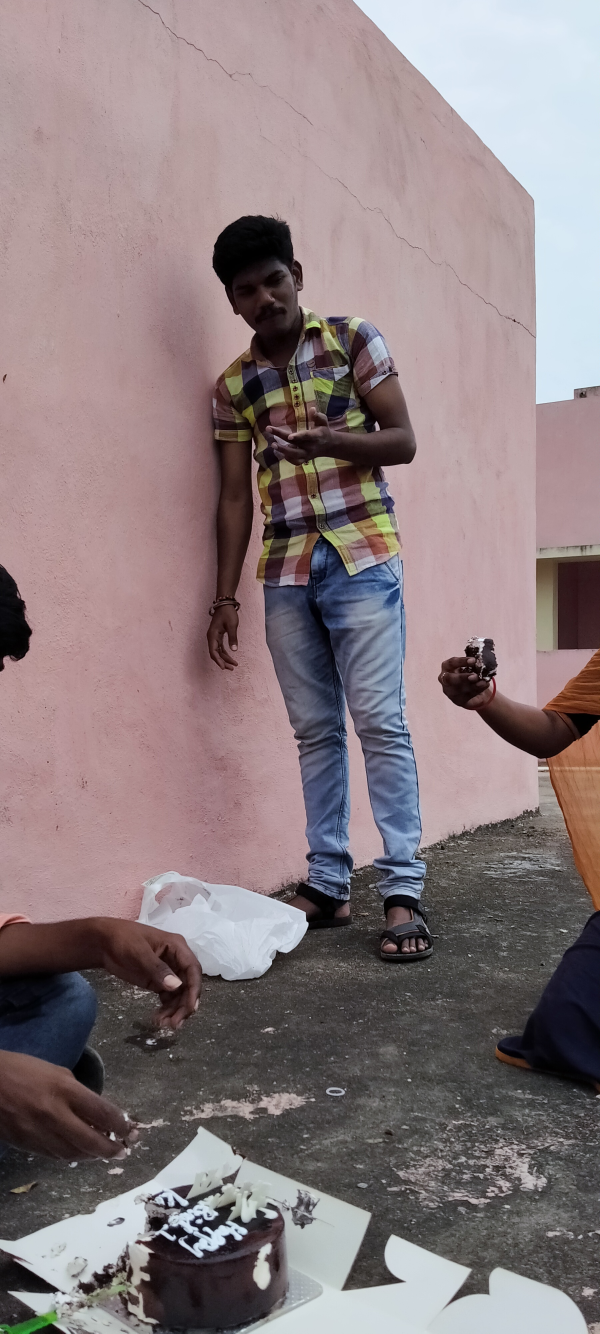
#> input picture PYTHON/python_project/opencv/resource/hunay.jpg, 1800 x 4000 px (shown at 1/3 size)
$ python 'opencvtest5(crop&resize).py'
#> lines starting #> are read from the running program, lines starting #| are printed output that depends on the picture
import cv2

path = 'resource/hunay.jpg'
img = cv2.imread(path)
#> img is the input picture: shape (4000, 1800, 3); mean B, G, R 127.1, 124.5, 138.6
print(img.shape)
#| (4000, 1800, 3)

width, height = 400, 400
img_resize = cv2.resize(img, (width, height))  # resize img
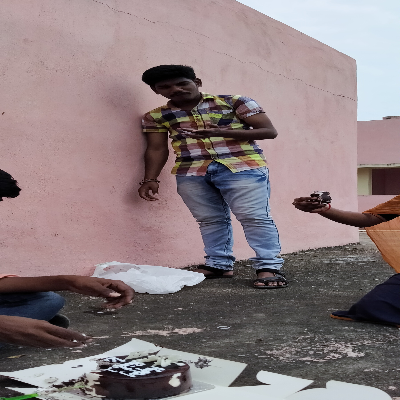
#> img_resize: shape (400, 400, 3); mean B, G, R 127.1, 124.5, 138.7
print(img_resize.shape)
#| (400, 400, 3)

img_crop = img[300:900, 300:1500]        # crop img
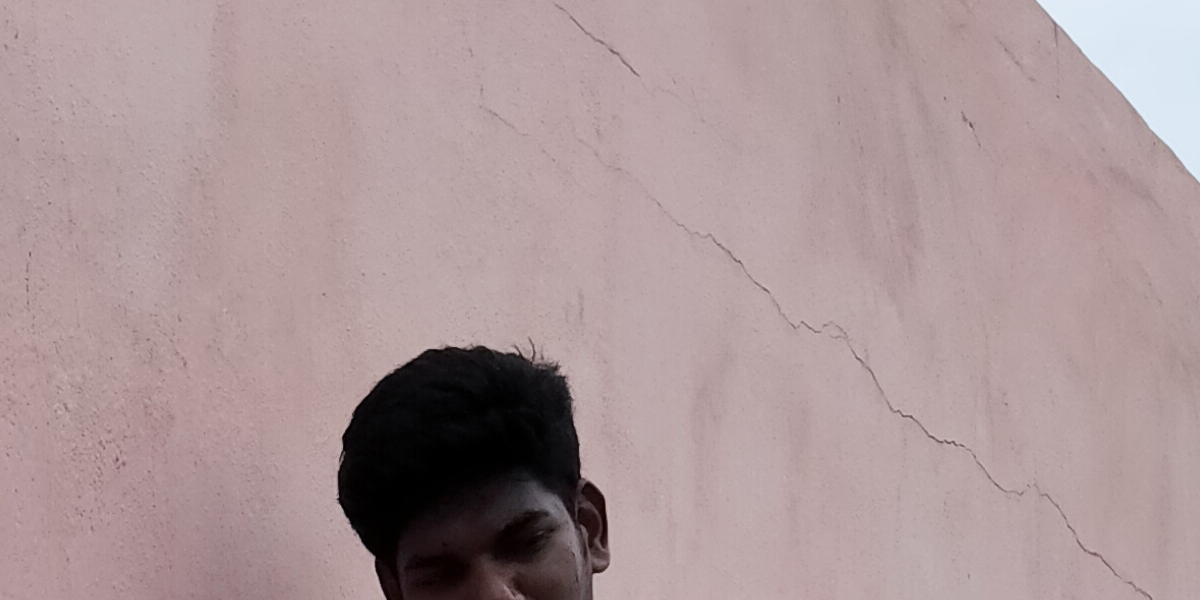
#> img_crop: shape (600, 1200, 3); mean B, G, R 152.3, 150.7, 170.8

img_crop_resize = cv2.resize(img_crop, (img.shape[1], img.shape[0]))   # making cropped img into original size
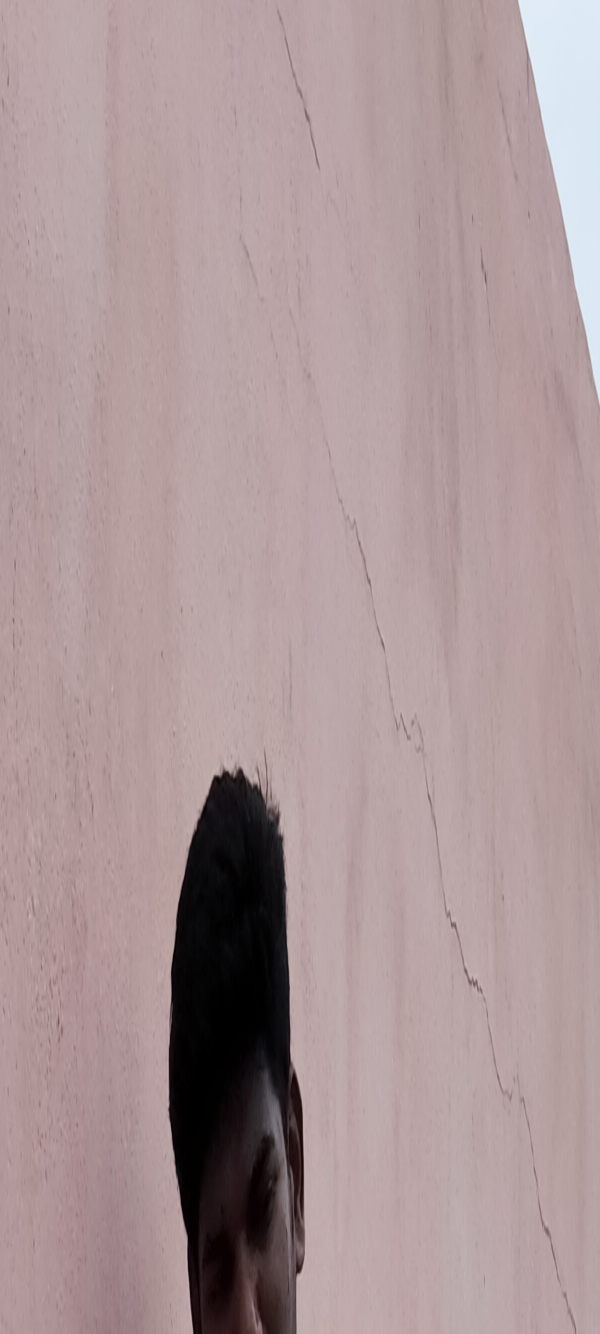
#> img_crop_resize: shape (4000, 1800, 3) (shown at 1/3 size); mean B, G, R 152.2, 150.6, 170.7

cv2.imshow('normal', img)
cv2.imshow('crop', img_crop)
cv2.imshow('resize', img_resize)
cv2.imshow('original_size_crop', img_crop_resize)
cv2.waitKey(0)

$ run again, with PYTHON/python_project/opencv/resource/road.jpg copied over PYTHON/python_project/opencv/resource/hunay.jpg
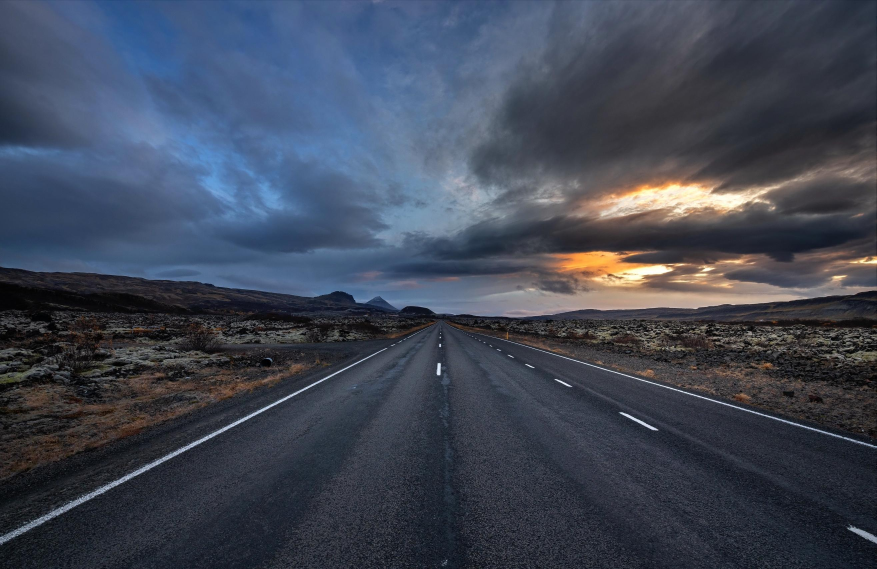
#> input picture PYTHON/python_project/opencv/resource/road.jpg, 2629 x 1707 px (shown at 1/3 size)
#> img is the input picture: shape (1707, 2629, 3); mean B, G, R 86.2, 71.3, 64.3
#| (1707, 2629, 3)
#| (400, 400, 3)
#> `img_crop = img[300:900, 300:1500]`:
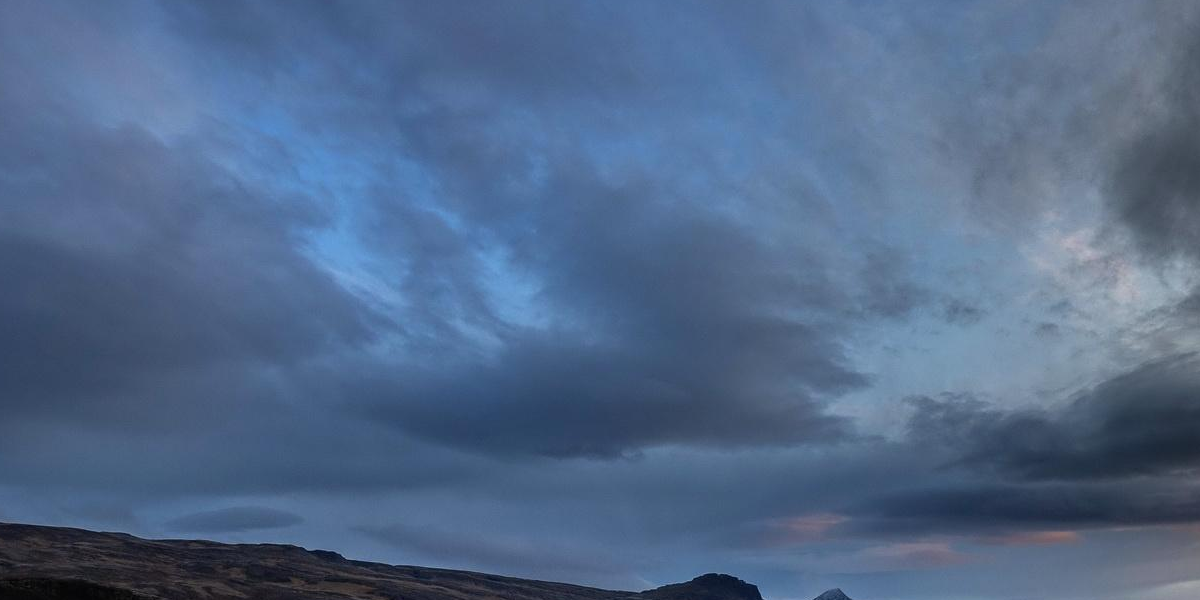
#> img_crop: shape (600, 1200, 3); mean B, G, R 138, 105.2, 81.9
#> `img_crop_resize = cv2.resize(img_crop, (img.shape[1], img.shape[0]))`:
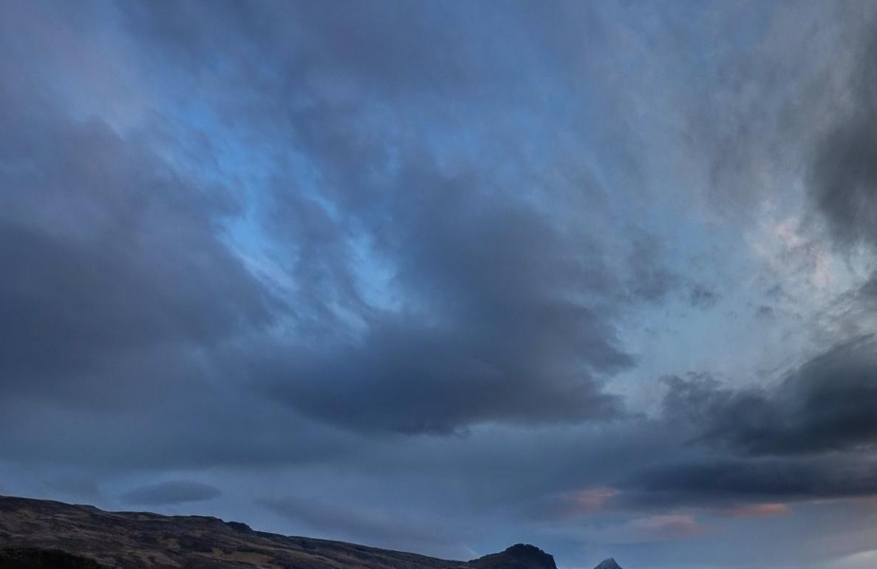
#> img_crop_resize: shape (1707, 2629, 3) (shown at 1/3 size); mean B, G, R 138, 105.1, 81.8

$ run again, with PYTHON/python_project/opencv/resource/rose.jpg copied over PYTHON/python_project/opencv/resource/hunay.jpg
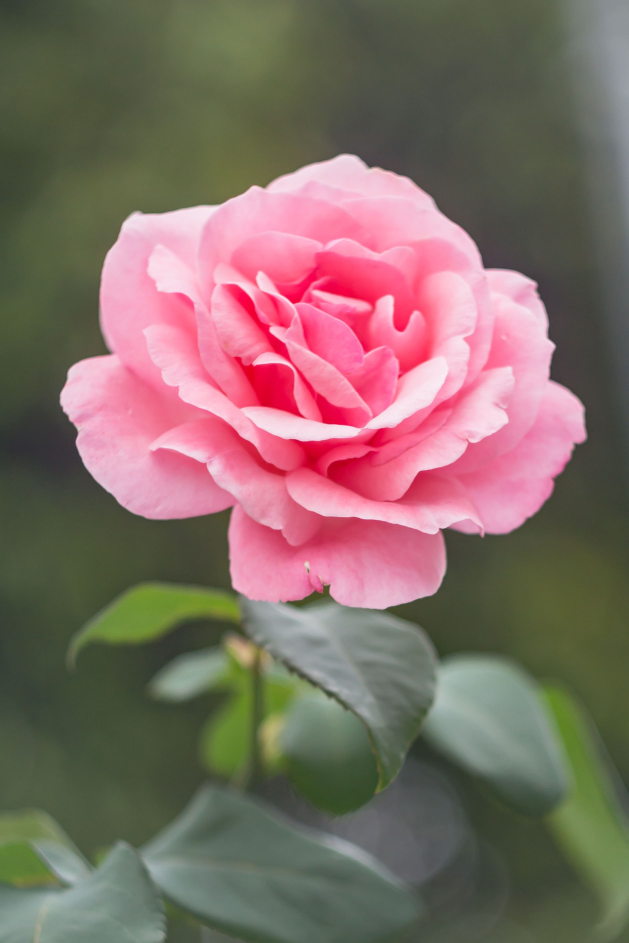
#> input picture PYTHON/python_project/opencv/resource/rose.jpg, 1886 x 2829 px (shown at 1/3 size)
#> img is the input picture: shape (2829, 1886, 3); mean B, G, R 101.8, 108.6, 129.7
#| (2829, 1886, 3)
#| (400, 400, 3)
#> `img_crop = img[300:900, 300:1500]`:
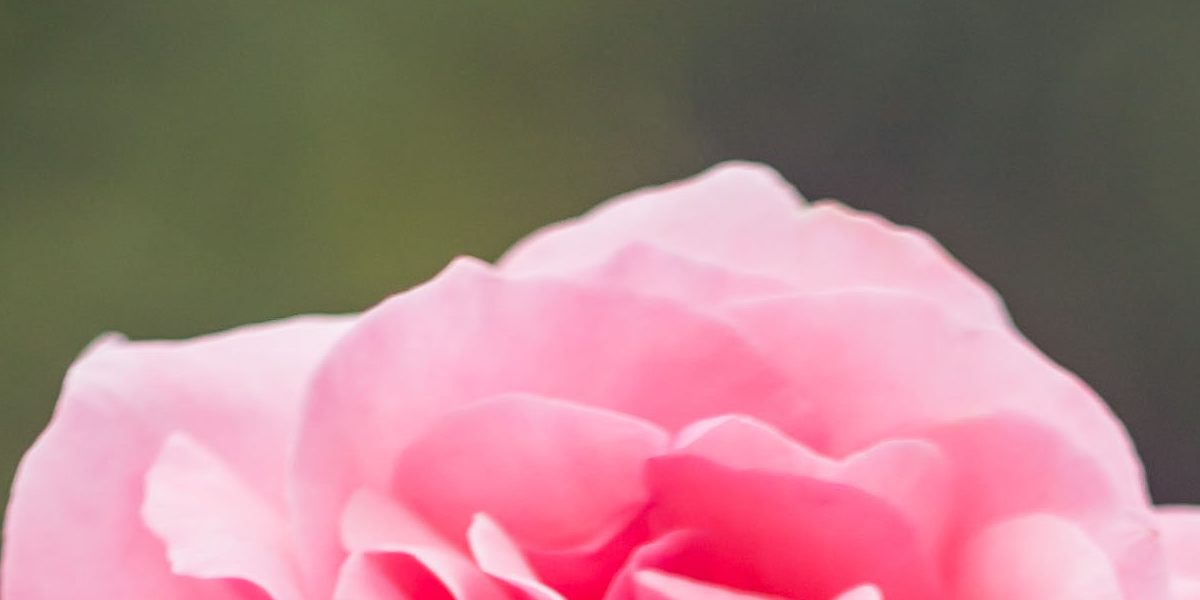
#> img_crop: shape (600, 1200, 3); mean B, G, R 130.4, 126.8, 169.9
#> `img_crop_resize = cv2.resize(img_crop, (img.shape[1], img.shape[0]))`:
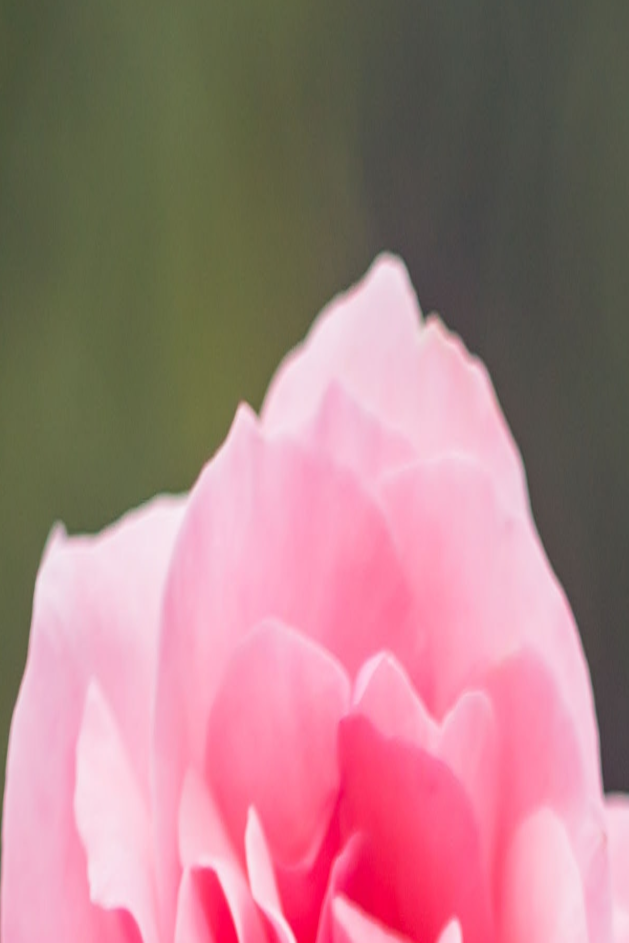
#> img_crop_resize: shape (2829, 1886, 3) (shown at 1/3 size); mean B, G, R 130.4, 126.7, 169.8
